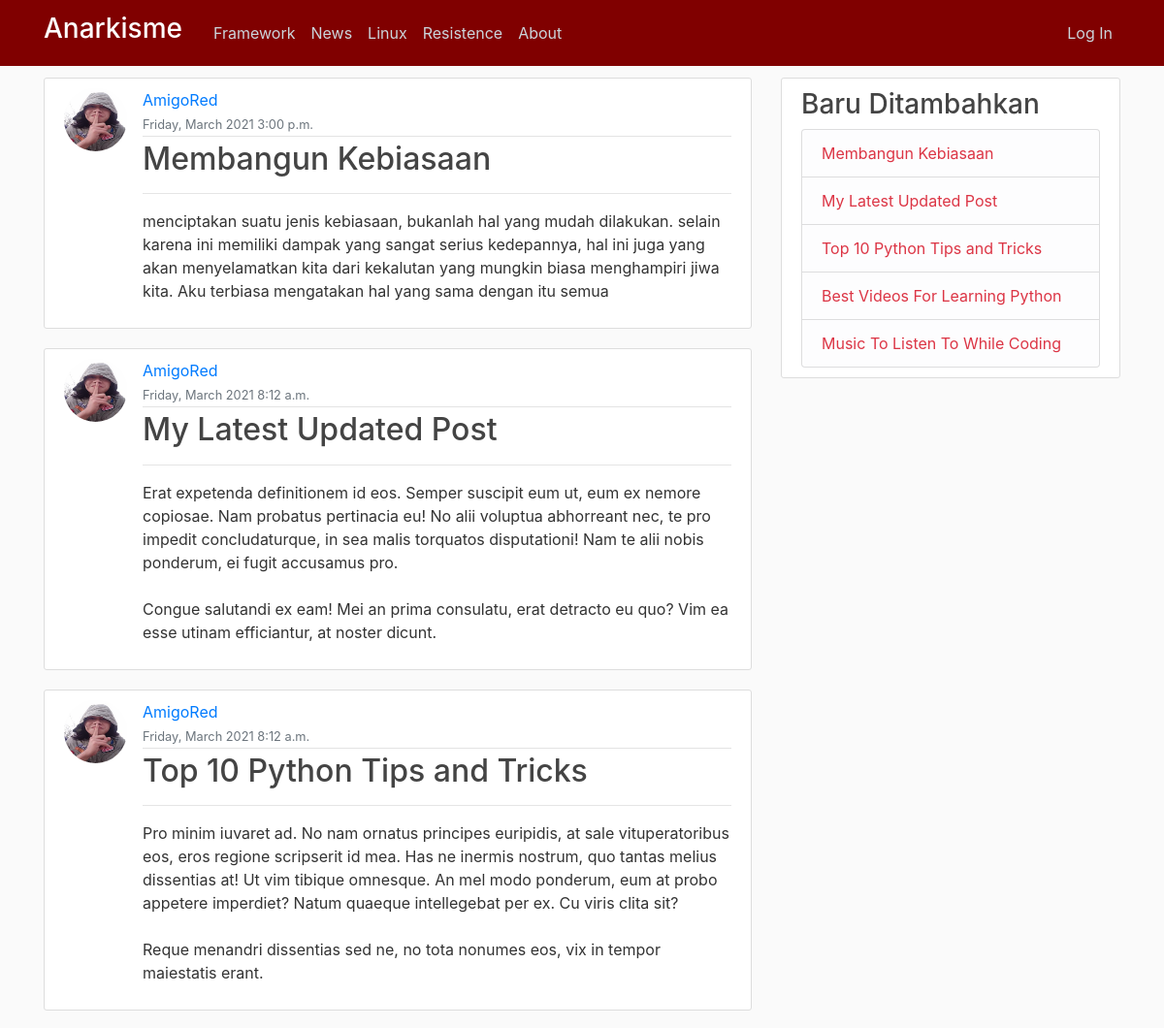
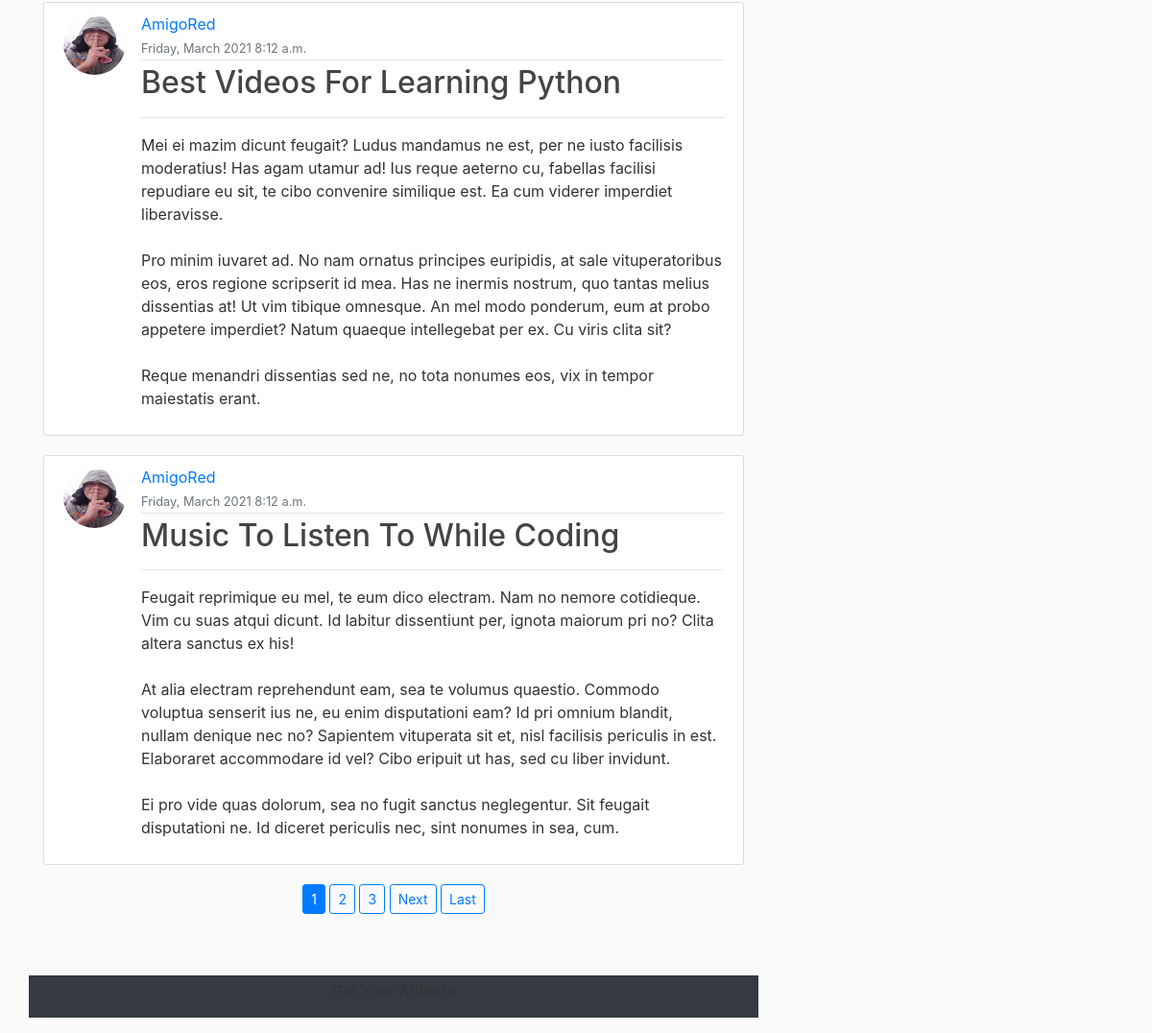
The app's page /, older data (2 pictures, top to bottom).
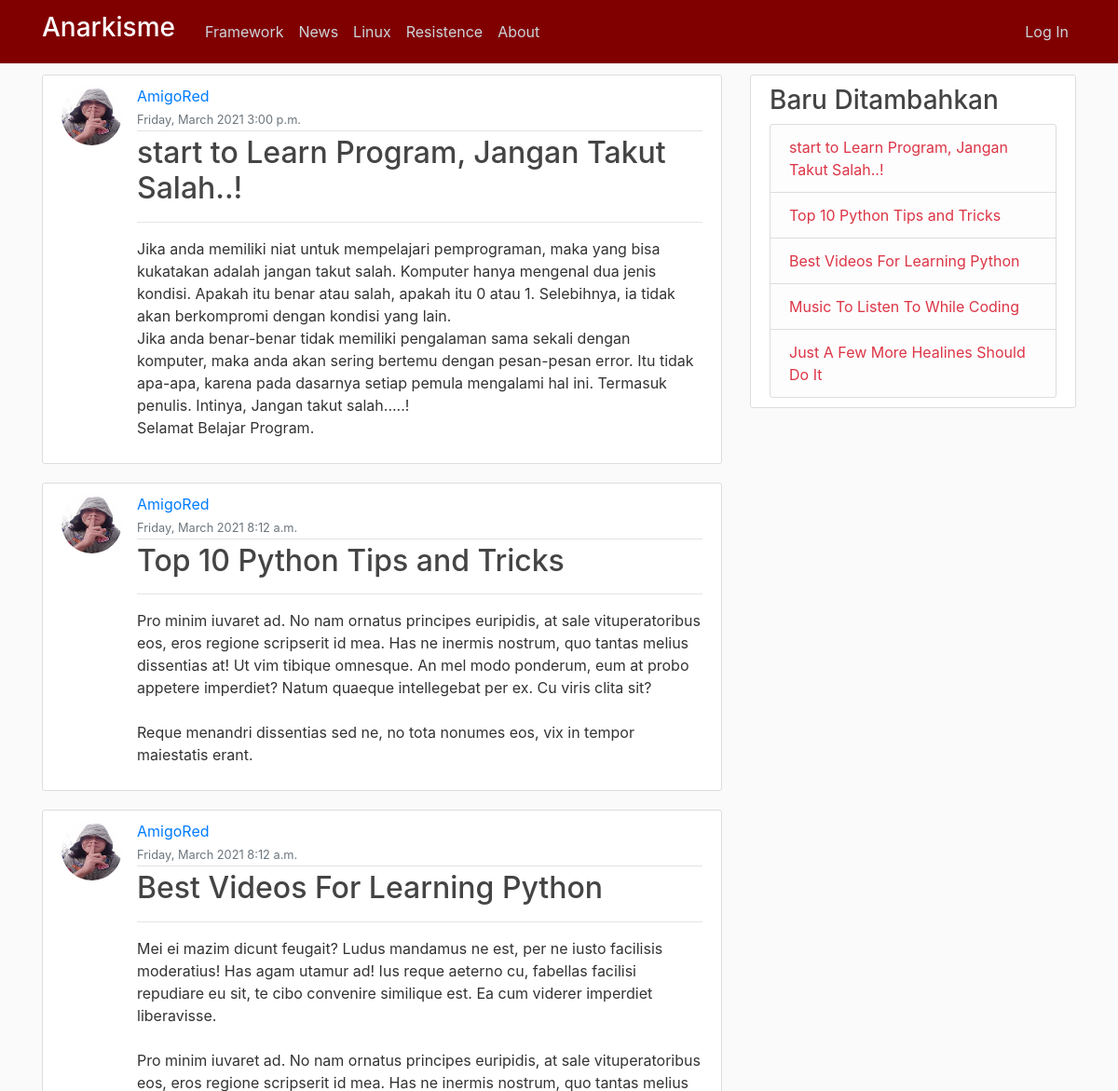
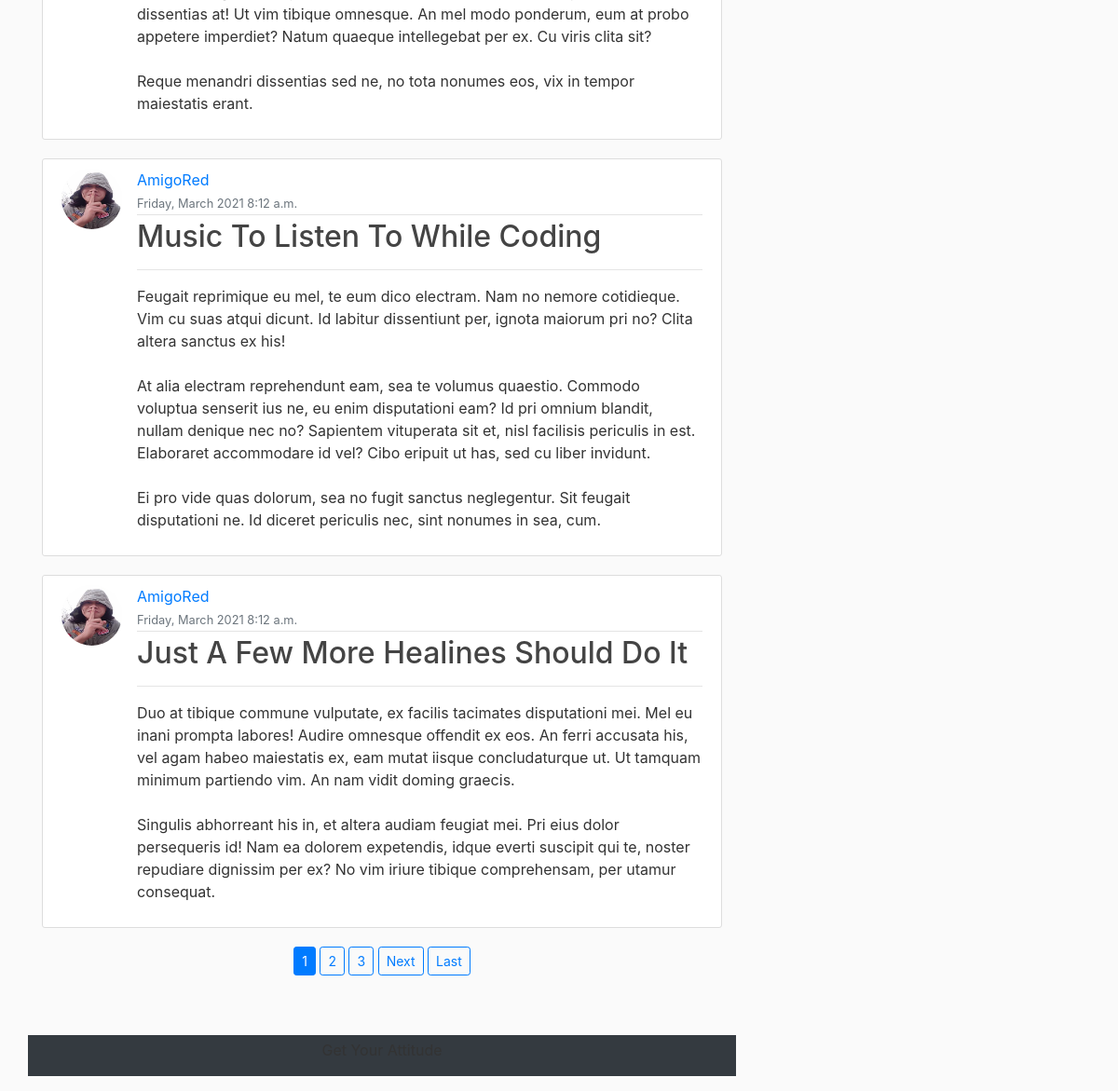
The same page, newer data (2 pictures, top to bottom).
### blog/models.py (models this page shows, shortened)
class Post(models.Model):
	title = models.CharField(max_length=100)
	content = models.TextField()
	url = models.CharField(max_length=50,default='SOME STRING')
	isi = RichTextField(blank=True,null=True)
	tanggal = models.DateTimeField(auto_now_add=timezone.now)
	author = models.ForeignKey(User, on_delete=models.CASCADE)

### users/models.py (models this page shows, shortened)
class Profile(models.Model):
	user = models.OneToOneField(User, on_delete=models.CASCADE)
	image = models.ImageField(default='default.jpg',upload_to='profile_pics')

### blog/views.py (the view)
# urls.py: path('',PostListView.as_view(), name='blog-home'),
class PostListView(ListView):
	model = Post
	template_name = 'blog/home.html'
	context_object_name = 'kirim'
	ordering = ['-tanggal']
	paginate_by = 5

### blog/templates/blog/home.html (shortened to what this page needs)
{% extends "blog/base.html" %}
{% block content %}
    {% for tampil in kirim %}
        <article class="media content-section">
          <img class="rounded-circle article-img" src="{{ tampil.author.profile.image.url }}" alt="">
          <div class="media-body">
            <div class="article-metadata">
              <a class="mr-2" href="{% url 'user-post' tampil.author.username %}">{{tampil.author}}</a>
              <br>
              <small class="text-muted">{{tampil.tanggal|date:'l, F Y g:i a'}}</small>
            </div>
            <h2><a class="article-title" href="{% url 'post-detail' tampil.id %}">{{tampil.title}}</a></h2>
            <hr>
            <p class="article-content">{{tampil.content}}</p>
          </div>
        </article>
    {% endfor %}
    <div class="row">
      <div class="col-md text-center mb-5">
        {% if is_paginated %}
          {% for num in page_obj.paginator.page_range %}
            {% if page_obj.number == num %}
              <a class="btn btn-primary btn-sm mb-3" href="?page={{ num }}">{{ num }}</a>
            {% elif num > page_obj.number|add:'-3' and num < page_obj.number|add:'3' %}
              <a class="btn btn-outline-primary btn-sm mb-3" href="?page={{ num }}">{{ num }}</a>
            {% endif %}
          {% endfor %}
          {% if page_obj.has_next %}
            <a class="btn btn-outline-primary btn-sm mb-3" href="?page={{ page_obj.next_page_number }}">Next</a>
            <a class="btn btn-outline-primary btn-sm mb-3" href="?page={{ page_obj.paginator.num_pages }}">Last</a>
          {% endif %}
        {% endif %}
      </div>
      <div class="col-md-12 bg-dark mb-3 pt-1 text-center">
              <p>Get Your Attitude</p>
            </div>
    </div>
{% endblock content %}

### blog/templates/blog/base.html (shortened to what this page needs)
{% load static %}
<!DOCTYPE html>
<html>
<head>
    <link rel="stylesheet" href="https://maxcdn.bootstrapcdn.com/bootstrap/4.0.0/css/bootstrap.min.css">
    <link rel="stylesheet" type="text/css" href="{% static 'blog/main.css' %}">
</head>
<body>
    <header class="site-header">
      <nav class="navbar navbar-expand-md navbar-dark bg-steel fixed-top">
        <div class="container">
          <a class="navbar-brand mr-4" href="{% url 'blog-home' %}"><h3 class="text-white">Anarkisme</h3></a>
          <div class="collapse navbar-collapse" id="navbarToggle">
            <div class="navbar-nav mr-auto">
              <a class="nav-item nav-link" href="#">Framework</a>
              <a class="nav-item nav-link" href="#">News</a>
              <a class="nav-item nav-link" href="#">Linux</a>
              <a class="nav-item nav-link" href="#">Resistence</a>
              <a class="nav-item nav-link" href="{% url 'blog-about' %}">About</a>
            </div>
            <div class="navbar-nav">
              {% if user.is_authenticated %}
              <a class="nav-item nav-link text-info" href="{% url 'post-create' %}">New Post</a>
              <a class="nav-item nav-link" href="{% url 'profile' %}">Profile</a>
              <a class="nav-item nav-link" href="{% url 'logout' %}">Log Out</a>
              {% else %}
              <a class="nav-item nav-link" href="{% url 'login' %}">Log In</a>
              {% endif %}
            </div>
          </div>
        </div>
      </nav>
    </header>
    <main role="main" class="container">
      <div class="row">
        <div class="col-md-8">
          {% block content %}{% endblock %}
        </div>
        <div class="col-md-4">
          <div class="content-section">
            <h3>Baru Ditambahkan</h3>
              <ul class="list-group">
                {% for baru in kirim %}
                <li class="list-group-item list-group-item-light"><a class="text-danger" href="{% url 'post-detail' baru.id %}">{{baru.title}}</a></li>
                {% endfor %}
              </ul>
          </div>
        </div>
      </div>
    </main>
    <header class="site-header">
      <nav class="navbar navbar-expand-md navbar-dark bg-steel fixed-top">
        <div class="container">
          <a class="navbar-brand mr-4" href="{% url 'blog-home' %}"><h3 class="text-white">Anarkisme</h3></a>
          <div class="collapse navbar-collapse" id="navbarToggle">
            <div class="navbar-nav mr-auto">
              <a class="nav-item nav-link" href="#">Framework</a>
              <a class="nav-item nav-link" href="#">News</a>
              <a class="nav-item nav-link" href="#">Linux</a>
              <a class="nav-item nav-link" href="#">Resistence</a>
              <a class="nav-item nav-link" href="{% url 'blog-about' %}">About</a>
            </div>
            <div class="navbar-nav">
              {% if user.is_authenticated %}
              <a class="nav-item nav-link text-info" href="{% url 'post-create' %}">New Post</a>
              <a class="nav-item nav-link" href="{% url 'profile' %}">Profile</a>
              <a class="nav-item nav-link" href="{% url 'logout' %}">Log Out</a>
              {% else %}
              <a class="nav-item nav-link" href="{% url 'login' %}">Log In</a>
              {% endif %}
            </div>
          </div>
        </div>
      </nav>
    </header>
  </body>
</html>

### blog/static/blog/main.css (style rules this page uses)
body { background: #fafafa; color: #333333; margin-top: 5rem; }
h1, h2, h3, h4, h5, h6 { color: #444444; }
ul { margin: 0; }
.bg-steel { background-color: maroon; }
.site-header .navbar-nav .nav-link { color: #cbd5db; }
.content-section { background: #ffffff; padding: 10px 20px; border: 1px solid #dddddd; border-radius: 3px; margin-bottom: 20px; }
.article-title { color: #444444; }
.article-content { white-space: pre-line; }
.article-img { height: 65px; width: 65px; margin-right: 16px; }
.article-metadata { padding-bottom: 1px; margin-bottom: 4px; border-bottom: 1px solid #e3e3e3 }

Row changes from the older to the newer data that the page shows:
removed Post: author.profile.image (picture), author "AmigoRed", tanggal "Friday, March 2021 8:12 a.m.", title "My Latest Updated Post", content "Erat expetenda definitionem id eos. Semper suscipit eum ut, eum ex nemore copiosae. Nam probatus pertinacia eu! No alii voluptua abhorreant nec, te pro impedit concludaturque, in sea malis torquatos disputationi! Nam te alii nobis ponderum, ei fugit accusamus pro. Congue salutandi ex eam! Mei an prima consulatu, erat detracto eu quo? Vim ea esse utinam efficiantur, at noster dicunt."
changed Post: title "Membangun Kebiasaan" → "start to Learn Program, Jangan Takut Salah..!"; content "menciptakan suatu jenis kebiasaan, bukanlah hal yang mudah dilakukan. selain karena ini memiliki dampak yang sangat serius kedepannya, hal ini juga yang akan menyelamatkan kita dari kekalutan yang mungkin biasa menghampiri jiwa kita. Aku terbiasa mengatakan hal yang sama dengan itu semua" → "Jika anda memiliki niat untuk mempelajari pemprograman, maka yang bisa kukatakan adalah jangan takut salah. Komputer hanya mengenal dua jenis kondisi. Apakah itu benar atau salah, apakah itu 0 atau 1. Selebihnya, ia tidak akan berkompromi dengan kondisi yang lain. Jika anda benar-benar tidak memiliki pengalaman sama sekali dengan komputer, maka anda akan sering bertemu dengan pesan-pesan error. Itu tidak apa-apa, karena pada dasarnya setiap pemula mengalami hal ini. Termasuk penulis. Intinya, Jangan takut salah.....! Selamat Belajar Program."
now on this page (row unchanged): Post: author.profile.image (picture), author "AmigoRed", tanggal "Friday, March 2021 8:12 a.m.", title "Just A Few More Healines Should Do It", content "Duo at tibique commune vulputate, ex facilis tacimates disputationi mei. Mel eu inani prompta labores! Audire omnesque offendit ex eos. An ferri accusata his, vel agam habeo maiestatis ex, eam mutat iisque concludaturque ut. Ut tamquam minimum partiendo vim. An nam vidit doming graecis. Singulis abhorreant his in, et altera audiam feugiat mei. Pri eius dolor persequeris id! Nam ea dolorem expetendis, idque everti suscipit qui te, noster repudiare dignissim per ex? No vim iriure tibique comprehensam, per utamur consequat."
